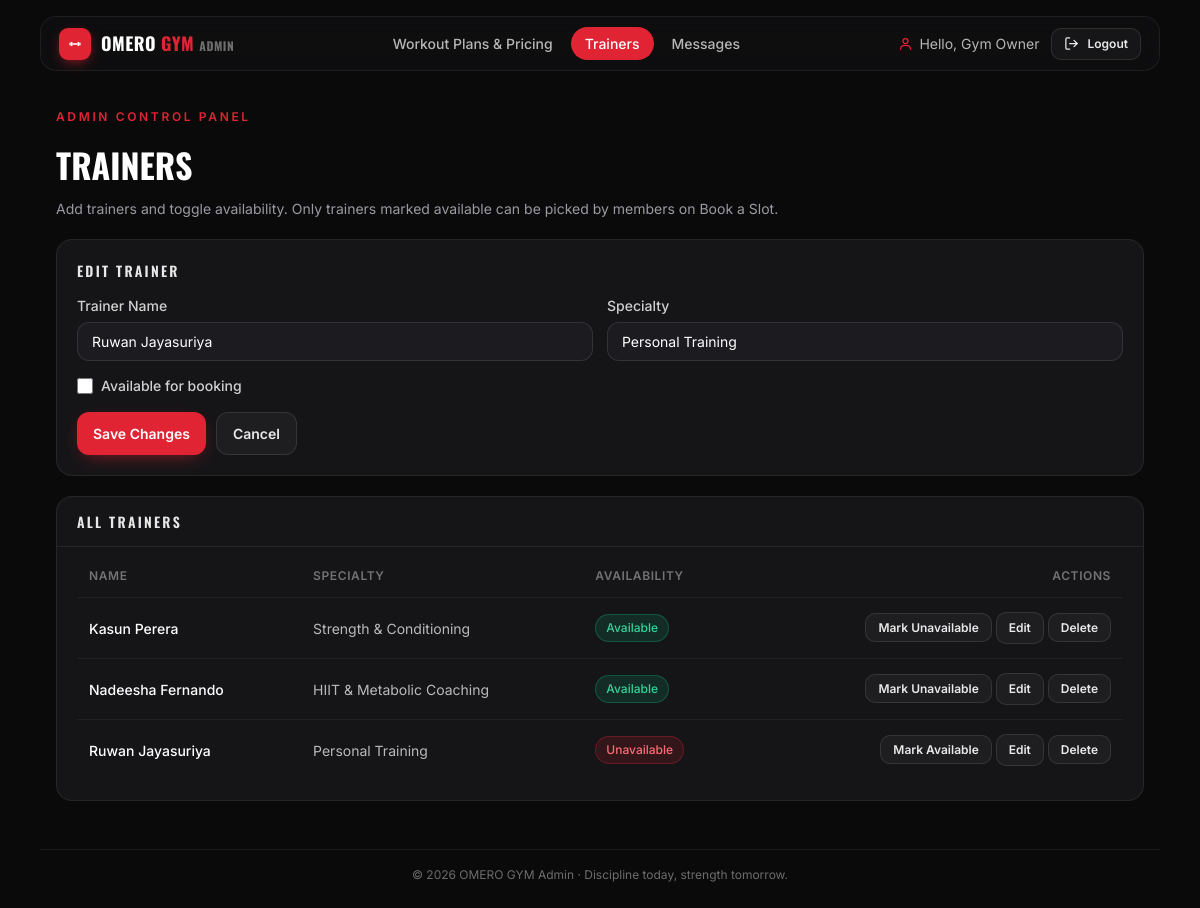
The app's page /admin/trainers.php?edit=3 (signed in) with its own data.
### tables this page shows
CREATE TABLE IF NOT EXISTS trainers (
    id         INT AUTO_INCREMENT PRIMARY KEY,
    name       VARCHAR(100)  NOT NULL,
    specialty  VARCHAR(150)  DEFAULT NULL,
    available  TINYINT(1)    NOT NULL DEFAULT 1,    
    created_at DATETIME      NOT NULL DEFAULT CURRENT_TIMESTAMP
);

### admin/trainers.php (the view, shortened to what this page needs)
<?php
require_once __DIR__ . '/../includes/db.php';
$rows = $pdo->query('SELECT * FROM trainers ORDER BY available DESC, name')->fetchAll();
$editing = null;
if (isset($_GET['edit'])) {
    $editStmt = $pdo->prepare('SELECT * FROM trainers WHERE id = ? LIMIT 1');
    $editStmt->execute([(int) $_GET['edit']]);
    $editing = $editStmt->fetch() ?: null;
}
require __DIR__ . '/includes/admin_chrome_top.php';
?>
        <section class="fade">
          <span class="eyebrow">Admin Control Panel</span>
          <h1 class="page-title">TRAINERS</h1>
          <p class="page-sub">Add trainers and toggle availability. Only trainers marked available can be picked by members on Book a Slot.</p>
        </section>
        <div class="card pad" style="margin-top:20px;">
          <div class="panel-head" style="padding:0 0 14px;border:0;">
            <h2><?= $editing ? 'Edit Trainer' : 'Add a New Trainer' ?></h2>
          </div>
          <form method="post" action="trainers.php<?= $editing ? '?edit=' . (int) $editing['id'] : '' ?>">
            <div class="admin-form-grid">
              <div>
                <label class="field-label" for="t-name">Trainer Name</label>
                <input class="field" id="t-name" name="name" required
                  value="<?= htmlspecialchars($editing['name'] ?? '', ENT_QUOTES, 'UTF-8') ?>" />
              </div>
              <div>
                <label class="field-label" for="t-spec">Specialty</label>
                <input class="field" id="t-spec" name="specialty" placeholder="e.g. Strength & Conditioning"
                  value="<?= htmlspecialchars($editing['specialty'] ?? '', ENT_QUOTES, 'UTF-8') ?>" />
              </div>
              <div class="span-2" style="display:flex;align-items:center;gap:8px;">
                <input type="checkbox" id="t-avail" name="available" value="1" style="width:16px;height:16px;"
                  <?= (!isset($editing) || !empty($editing['available'])) ? 'checked' : '' ?> />
                <label class="field-label" for="t-avail" style="margin:0;">Available for booking</label>
              </div>
            </div>
            <div style="margin-top:16px;display:flex;gap:10px;">
              <button class="btn btn-primary" type="submit"><?= $editing ? 'Save Changes' : 'Add Trainer' ?></button>
              <?php if ($editing): ?><a class="btn btn-ghost" href="trainers.php">Cancel</a><?php endif; ?>
            </div>
          </form>
        </div>
        <div class="card panel" style="margin-top:20px;">
          <div class="panel-head"><h2>All Trainers</h2></div>
          <div class="pad table-wrap">
            <table>
              <thead><tr><th>Name</th><th>Specialty</th><th>Availability</th><th class="right">Actions</th></tr></thead>
              <tbody>
                <?php foreach ($rows as $row): ?>
                  <tr>
                    <td class="cell-title"><?= htmlspecialchars($row['name'], ENT_QUOTES, 'UTF-8') ?></td>
                    <td class="cell-muted"><?= htmlspecialchars($row['specialty'] ?: '—', ENT_QUOTES, 'UTF-8') ?></td>
                    <td>
                      <span class="badge <?= $row['available'] ? 'available' : 'unavailable' ?>">
                        <?= $row['available'] ? 'Available' : 'Unavailable' ?>
                      </span>
                    </td>
                    <td class="right">
                      <form method="post" action="trainers.php" style="display:inline">
                        <button class="btn btn-ghost btn-sm" type="submit"><?= $row['available'] ? 'Mark Unavailable' : 'Mark Available' ?></button>
                      </form>
                      <a class="btn btn-ghost btn-sm" href="trainers.php?edit=<?= (int) $row['id'] ?>">Edit</a>
                      <form method="post" action="trainers.php" style="display:inline" onsubmit="return confirm('Remove this trainer?');">
                        <button class="btn btn-ghost btn-sm" type="submit">Delete</button>
                      </form>
                    </td>
                  </tr>
                <?php endforeach; ?>
              </tbody>
            </table>
          </div>
        </div>
<?php require __DIR__ . '/includes/admin_chrome_bottom.php'; ?>

### common.css (style rules this page uses)
:root { --bg: #0a0a0b; --surface: #151517; --raised: #1c1c20; --border: rgba(255, 255, 255, 0.07); --accent: #e02434; --accent-soft: #f04452; --text: #ffffff; --muted: #9a9aa2; --radius: 16px; --shell: 1120px; --font: "Inter", system-ui, sans-serif; --display: "Oswald", "Arial Narrow", sans-serif; --mono: "JetBrains Mono", ui-monospace, monospace; }
* { box-sizing: border-box; margin: 0; padding: 0; -webkit-tap-highlight-color: transparent; }
html { scroll-behavior: smooth; }
body { background: var(--bg); color: var(--text); font-family: var(--font); min-height: 100vh; line-height: 1.5; -webkit-font-smoothing: antialiased; }
a { color: inherit; text-decoration: none; }
button { font-family: inherit; cursor: pointer; border: none; background: none; color: inherit; }
input, select { font-family: inherit; }
.btn { display: inline-flex; align-items: center; justify-content: center; gap: 8px; border-radius: 12px; padding: 10px 16px; font-size: 14px; font-weight: 600; transition: 0.2s; user-select: none; }
.btn-primary { background: var(--accent); color: #fff; box-shadow: 0 6px 20px -8px rgba(224, 36, 52, 0.7); }
.btn-ghost { background: rgba(255, 255, 255, 0.04); border: 1px solid rgba(255, 255, 255, 0.1); color: rgba(255, 255, 255, 0.9); }
.btn-sm { padding: 6px 12px; font-size: 12px; border-radius: 10px; }
.field-label { display: block; font-size: 14px; font-weight: 500; color: rgba(255, 255, 255, 0.8); margin-bottom: 6px; }
.field { width: 100%; border: 1px solid rgba(255, 255, 255, 0.1); background: var(--raised); border-radius: 12px; padding: 10px 14px; font-size: 14px; color: #fff; transition: 0.2s; }
.field::placeholder { color: rgba(255, 255, 255, 0.35); }
.card { border: 1px solid var(--border); background: var(--surface); border-radius: var(--radius); }
.eyebrow { display: inline-flex; align-items: center; gap: 8px; font-size: 12px; font-weight: 600; text-transform: uppercase; letter-spacing: 0.22em; color: var(--accent); }
.page-title { font-family: var(--display); font-weight: 700; font-size: 34px; margin-top: 12px; }
.page-sub { font-size: 14px; color: var(--muted); margin-top: 8px; }
.fade { animation: fade 0.4s ease-out both; }

### workouts.css (style rules this page uses)
.panel { margin-top: 24px; overflow: hidden; }
.panel-head { padding: 14px 20px; border-bottom: 1px solid var(--border); display: flex; align-items: center; gap: 8px; }
.panel-head h2 { font-family: var(--display); font-size: 14px; font-weight: 600; text-transform: uppercase; letter-spacing: 0.16em; color: rgba(255, 255, 255, 0.9); }
.pad { padding: 20px; }
.table-wrap { overflow-x: auto; }
table { width: 100%; border-collapse: collapse; font-size: 14px; text-align: left; min-width: 640px; }
th { padding: 0 12px 12px; font-size: 12px; font-weight: 600; text-transform: uppercase; letter-spacing: 0.05em; color: rgba(255, 255, 255, 0.4); }
td { padding: 14px 12px; border-top: 1px solid rgba(255, 255, 255, 0.05); vertical-align: middle; }
.cell-title { font-weight: 500; }
.cell-muted { color: rgba(255, 255, 255, 0.7); }
.right { text-align: right; }
.badge { display: inline-flex; align-items: center; border-radius: 999px; padding: 4px 10px; font-size: 12px; font-weight: 500; border: 1px solid; }

### admin/admin.css (style rules this page uses)
.admin-form-grid { display: grid; gap: 14px; grid-template-columns: 1fr; }
@media (min-width: 720px) { .admin-form-grid { grid-template-columns: 1fr 1fr; } }
@media (min-width: 720px) { .admin-form-grid .span-2 { grid-column: 1 / -1; } }
.badge.available { background: rgba(16, 185, 129, 0.15); color: #34d399; border-color: rgba(16, 185, 129, 0.3); }
.badge.unavailable { background: rgba(224, 36, 52, 0.15); color: #ff6b76; border-color: rgba(224, 36, 52, 0.3); }

### records on screen
trainers: name "Ruwan Jayasuriya", specialty "Personal Training", shows "Unavailable", shows "Mark Available"
trainers: name "Kasun Perera", specialty "Strength & Conditioning", available "Available"
trainers: name "Nadeesha Fernando", specialty "HIIT & Metabolic Coaching", available "Available"

### other values on screen
admin_name() "Gym Owner"
